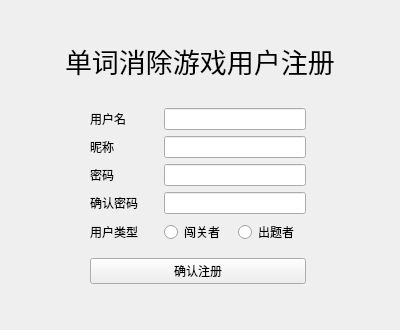
<?xml version="1.0" encoding="UTF-8"?>
<ui version="4.0">
 <class>Register</class>
 <widget class="QWidget" name="Register">
  <property name="geometry">
   <rect>
    <x>0</x>
    <y>0</y>
    <width>400</width>
    <height>330</height>
   </rect>
  </property>
  <property name="windowTitle">
   <string>Form</string>
  </property>
  <widget class="QWidget" name="layoutWidget">
   <property name="geometry">
    <rect>
     <x>90</x>
     <y>100</y>
     <width>216</width>
     <height>194</height>
    </rect>
   </property>
   <layout class="QGridLayout" name="gridLayout_register">
    <item row="0" column="0">
     <layout class="QGridLayout" name="gridLayout_input">
      <item row="0" column="0">
       <widget class="QLabel" name="label_userName">
        <property name="text">
         <string>用户名</string>
        </property>
       </widget>
      </item>
      <item row="0" column="1" colspan="2">
       <widget class="QLineEdit" name="userName"/>
      </item>
      <item row="1" column="0">
       <widget class="QLabel" name="label_nickName">
        <property name="text">
         <string>昵称</string>
        </property>
       </widget>
      </item>
      <item row="1" column="1" colspan="2">
       <widget class="QLineEdit" name="nickName">
        <property name="echoMode">
         <enum>QLineEdit::Password</enum>
        </property>
       </widget>
      </item>
      <item row="2" column="0">
       <widget class="QLabel" name="label_passWord">
        <property name="text">
         <string>密码</string>
        </property>
       </widget>
      </item>
      <item row="2" column="1" colspan="2">
       <widget class="QLineEdit" name="passWord">
        <property name="echoMode">
         <enum>QLineEdit::Password</enum>
        </property>
       </widget>
      </item>
      <item row="3" column="0">
       <widget class="QLabel" name="label_confirmpassWord">
        <property name="text">
         <string>确认密码</string>
        </property>
       </widget>
      </item>
      <item row="3" column="1" colspan="2">
       <widget class="QLineEdit" name="confirmpassWord">
        <property name="echoMode">
         <enum>QLineEdit::Password</enum>
        </property>
       </widget>
      </item>
      <item row="4" column="0">
       <widget class="QLabel" name="label_userType">
        <property name="text">
         <string>用户类型</string>
        </property>
       </widget>
      </item>
      <item row="4" column="1">
       <widget class="QRadioButton" name="radioButton_challenger">
        <property name="text">
         <string>闯关者</string>
        </property>
       </widget>
      </item>
      <item row="4" column="2">
       <widget class="QRadioButton" name="radioButton_manager">
        <property name="text">
         <string>出题者</string>
        </property>
       </widget>
      </item>
     </layout>
    </item>
    <item row="1" column="0">
     <widget class="QPushButton" name="confirmButton">
      <property name="text">
       <string>确认注册</string>
      </property>
      <property name="default">
       <bool>false</bool>
      </property>
     </widget>
    </item>
   </layout>
  </widget>
  <widget class="QLabel" name="label_title">
   <property name="geometry">
    <rect>
     <x>65</x>
     <y>40</y>
     <width>270</width>
     <height>41</height>
    </rect>
   </property>
   <property name="font">
    <font>
     <family>Ubuntu</family>
     <pointsize>20</pointsize>
     <weight>50</weight>
     <italic>false</italic>
     <bold>false</bold>
    </font>
   </property>
   <property name="styleSheet">
    <string notr="true">font: 20pt;</string>
   </property>
   <property name="text">
    <string>单词消除游戏用户注册</string>
   </property>
   <property name="textFormat">
    <enum>Qt::AutoText</enum>
   </property>
  </widget>
 </widget>
 <resources/>
 <connections/>
</ui>
